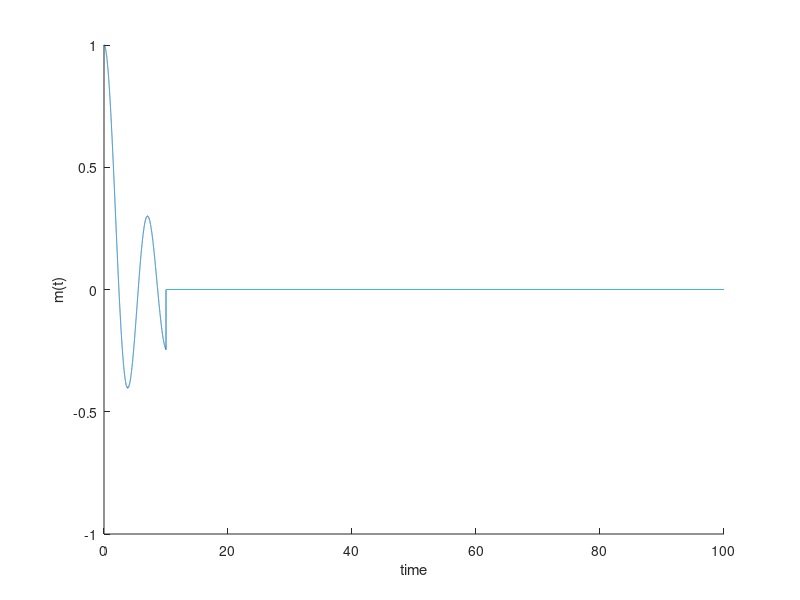
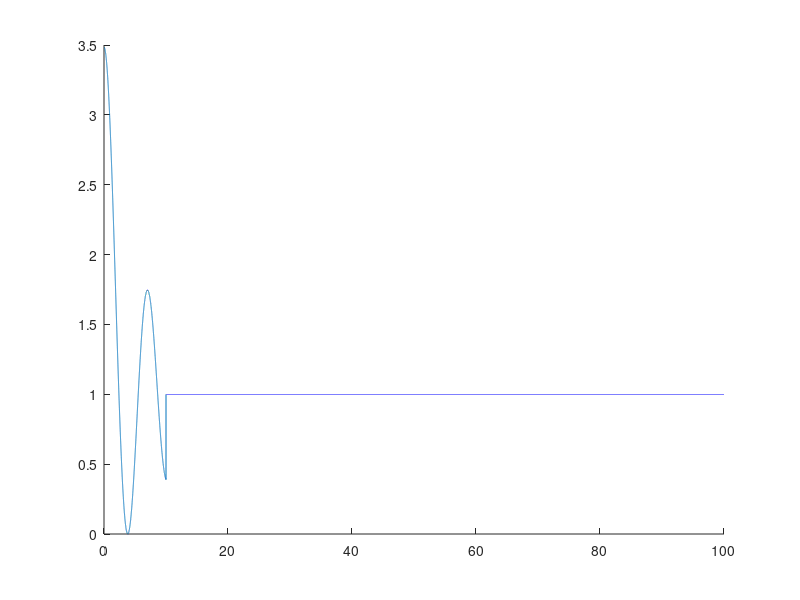
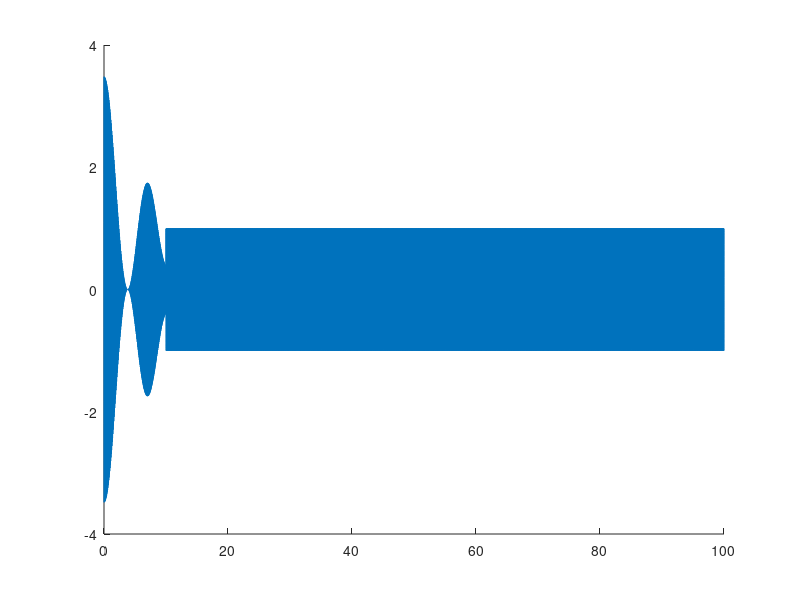
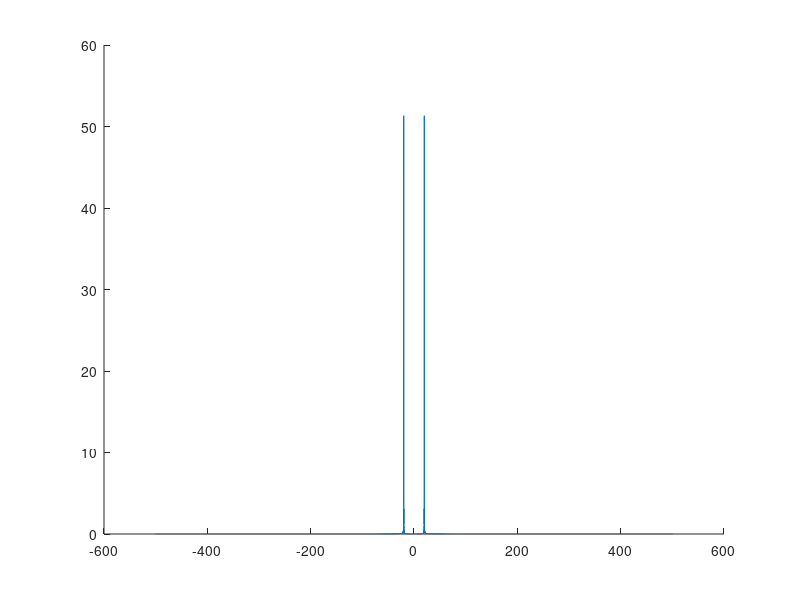

MATLAB code for these plots, in order:
clc;
clear
close all
pkg load signal;

ts=0.001;
T=100
N=ceil(T/ts);
t=0:ts:((N-1)*ts);

fs=1/ts;
df=fs/N;

if(rem(N,2)==0)
f=-(0.5*fs):df:((0.5*fs)-df);
else
f=-((0.5*fs)-(0.5*df)):df:((0.5*fs)-(0.5*df));
end
%%


%%baseband signal
m=besselj(0,t);
m(t>10)=0;
figure(1)
plot(t,m)
xlabel("time")
ylabel("m(t)")
box off
%%spectrum
M=fftshift(fft(m)*ts);
figure(2)
plot(f,abs(M));
xlabel("frequency")
ylabel("M(f)")
box off


%%energy calculation
energy_time_domain=sum(abs(m).^2)*ts;
energy_total_frequency=sum(abs(M).^2)*df;


%%bandwidth
zero_frequency=find(f==0);
max_frequency=length(f);
energy_acc=0;
for index=zero_frequency:max_frequency
  energy_acc = (df*abs(M(index).^2)) + energy_acc;
  if (energy_acc>0.5*0.99*energy_total_frequency)
    bw=f(index);
    break
  end
end
%%


ka=-1/min(m);
envelope=1+ka*m;

%%carrier
fc=10*bw;
c=cos(2*pi*fc*t);
s=envelope.*c;

figure(2)
plot(t,envelope)
box off
figure(3)
plot(t,s)
box off
 %%spectrum

M=fftshift(fft(s)*ts);
figure(4)
plot(f,abs(M))
box off
 %% received
 g=abs(hilbert(s));
 figure(5)
 plot(t,g)
 hold on
 plot(t,m)
